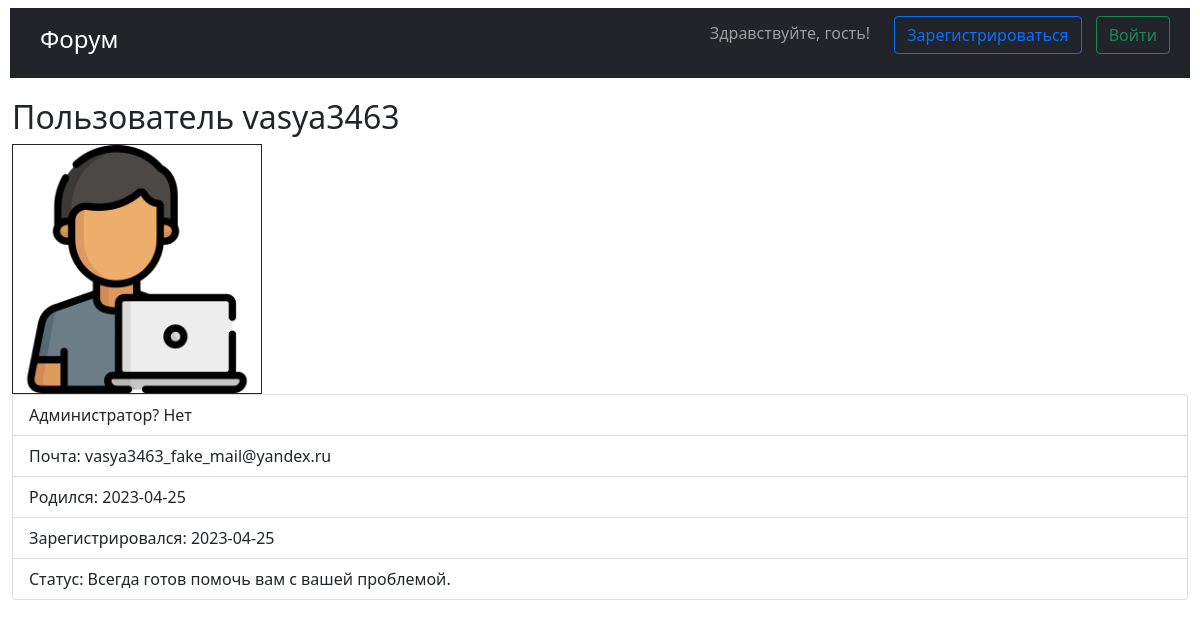
The page /account/2 on the database its author committed.
### database.py (models this page shows, shortened)
class User(BASE, UserMixin, SerializerMixin):
    __tablename__ = "users"
    id = sqlalchemy.Column(sqlalchemy.Integer, primary_key=True, autoincrement=True)
    administrator = sqlalchemy.Column(sqlalchemy.Boolean, default=False)
    nickname = sqlalchemy.Column(sqlalchemy.String, unique=True)
    email = sqlalchemy.Column(sqlalchemy.String, unique=True)
    born_at = sqlalchemy.Column(sqlalchemy.Date)
    hashed_password = sqlalchemy.Column(sqlalchemy.String)
    city = sqlalchemy.Column(sqlalchemy.String, nullable=True)
    registered_at = sqlalchemy.Column(sqlalchemy.DateTime(timezone=True), default=datetime.datetime.now)
    status = sqlalchemy.Column(sqlalchemy.String, nullable=True)
    icon = sqlalchemy.Column(sqlalchemy.String, default="unknown.png")

### main.py (the view)
@app.route("/account/<user_id>")
def account_page(user_id):
    with Session() as session:
        user = session.query(User).filter(User.id == user_id).first()
    if not user:
        return "Пользователь не существует"
    return render_template("account.html", user=user)

### templates/account.html
{% extends "base.html" %}
{% block content %}
<h2>Пользователь {{user.nickname}}</h2>
<img src="{{url_for('static', filename='img/' + user.icon)}}" style="width: 250px;height:250px" border="1">
<ul class="list-group">
    <li class="list-group-item">Администратор? {% if user.administrator %}Да{% else %}Нет{% endif %}</li>
    <li class="list-group-item">Почта: {{user.email}}</li>
    <li class="list-group-item">Родился: {{user.born_at}}</li>
    <li class="list-group-item">Зарегистрировался: {{user.registered_at.date()}}</li>
    <li class="list-group-item">Статус: {{user.status or "Отсутствует"}}</li>
</ul>
{% endblock %}

### rows shown on the page
User: nickname "vasya3463", icon (picture), email "vasya3463_fake_mail@yandex.ru", born_at "2023-04-25", registered_at "2023-04-25", status "Всегда готов помочь вам с вашей проблемой."
